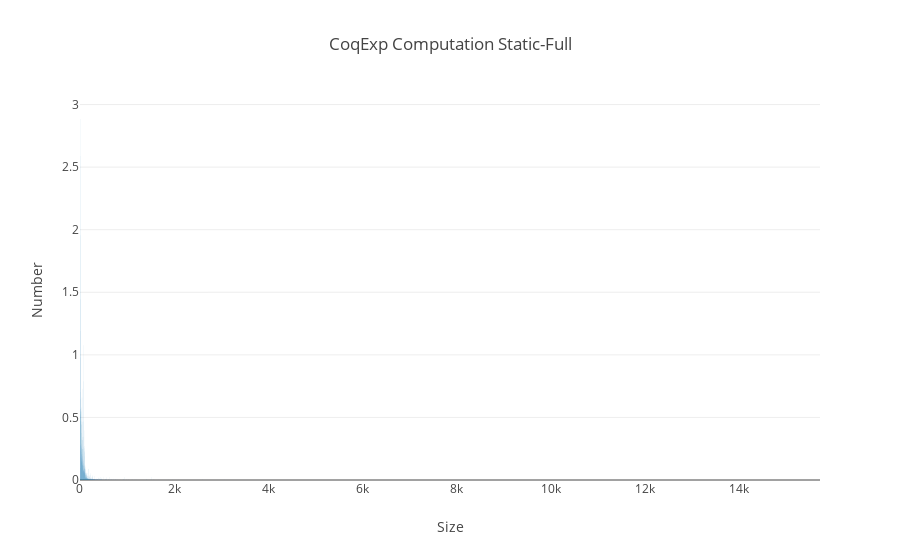

Notebook code for this chart:
### Code cell
import plotly
import plotly.plotly as py
import plotly.graph_objs as go

hist_sf, hist_sh, hist_nm = tactr_stats.coqexp_comp()
data = [go.Bar(x=[k for k, v in hist_sf.items()], y=[v for k, v in hist_sf.items()])]

layout = go.Layout(
    title='CoqExp Computation Static-Full',
    xaxis=dict(
        title='Size'
    ),
    yaxis=dict(
        title='Number',
    ),
)
fig = go.Figure(data=data, layout=layout)
plotly.offline.init_notebook_mode(connected=True)
plotly.offline.iplot(fig, filename='coqexp-sf-hist')

### Figure 1 — Plotly figure (JSON) as saved in the notebook; plotly's stock layout.template omitted (floating-point values rounded to 4 significant figures; data arrays with more than 128 entries replaced by an {"elided": "..."} marker saying what was removed)
{"data": [{"type": "bar", "x": {"elided": "730 int values"}, "y": {"elided": "730 float values"}}], "layout": {"title": "CoqExp Computation Static-Full", "xaxis": {"title": "Size"}, "yaxis": {"title": "Number"}}}
